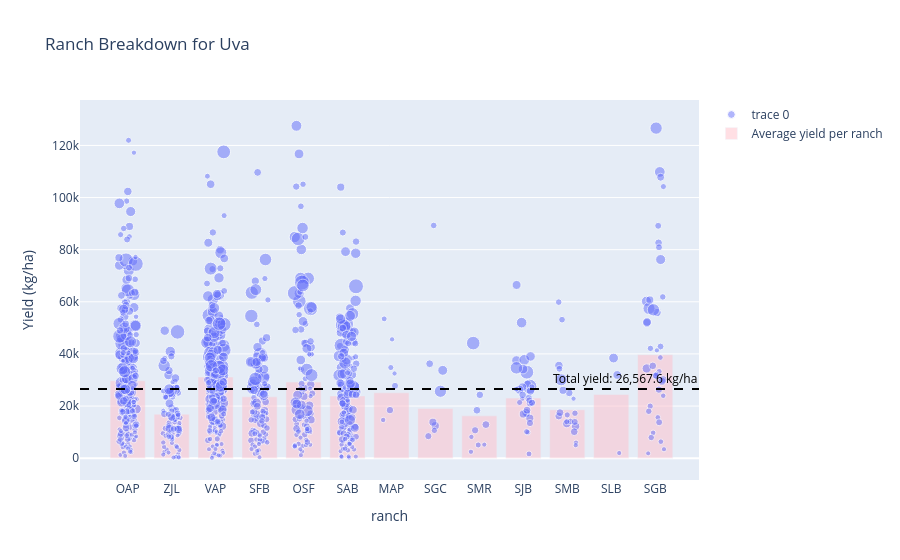

The cell this chart's notebook holds for it:
### Code cell
fig1.show()

### Figure 1 — Plotly figure (JSON) as saved in the notebook; plotly's stock layout.template omitted (floating-point values rounded to 4 significant figures; data arrays with more than 128 entries replaced by an {"elided": "..."} marker saying what was removed)
{"data": [{"marker": {"opacity": 0.5, "size": {"elided": "1002 float values"}}, "mode": "markers", "type": "scatter", "x": {"elided": "1002 float values"}, "y": {"elided": "1002 float values"}}, {"marker": {"color": "pink"}, "name": "Average yield per ranch", "opacity": 0.5, "type": "bar", "x": [0, 1, 2, 3, 4, 5, 6, 7, 8, 9, 10, 11, 12], "y": [29710.0, 16900.0, 31140.0, 23520.0, 29190.0, 23870.0, 25070.0, 19040.0, 16240.0, 23050.0, 18570.0, 24450.0, 39710.0]}], "layout": {"annotations": [{"font": {"color": "black", "size": 12}, "showarrow": false, "text": "Total yield: 26,567.6 kg/ha", "x": 1, "xanchor": "right", "xref": "x domain", "y": 26570.0, "yanchor": "bottom", "yref": "y"}], "shapes": [{"line": {"color": "black", "dash": "dash"}, "type": "line", "x0": 0, "x1": 1, "xref": "x domain", "y0": 26570.0, "y1": 26570.0, "yref": "y"}], "title": {"text": "Ranch Breakdown for Uva"}, "xaxis": {"ticktext": ["OAP", "ZJL", "VAP", "SFB", "OSF", "SAB", "MAP", "SGC", "SMR", "SJB", "SMB", "SLB", "SGB"], "tickvals": [0, 1, 2, 3, 4, 5, 6, 7, 8, 9, 10, 11, 12], "title": {"text": "ranch"}}, "yaxis": {"title": {"text": "Yield (kg/ha)"}}}}
